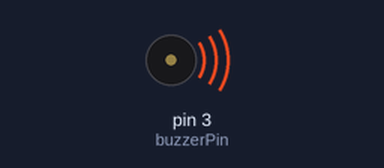
Simulated run of this sketch. Board: Arduino Uno, built with avr-gcc and run on an emulated ATmega328P. Shown: buzzer (waves = sounding).

Above: at 0.1 s.
At 2.9 s:
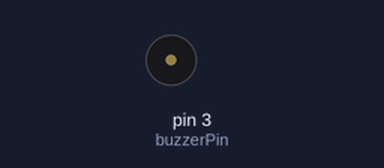
Timing chart, 0 to 3.7 s (numbered marks = the images above):
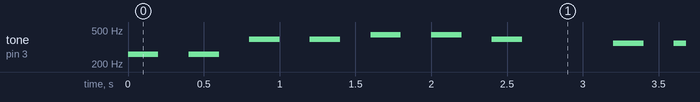

Measured:
- by itself, tone on pin 3 (buzzerPin): plays 261 Hz for 0.20 s, 261 Hz for 0.20 s, 392 Hz for 0.20 s, 392 Hz for 0.20 s, 440 Hz for 0.20 s, 440 Hz for 0.20 s … (285 notes in this stretch)

The sketch:

006-Twinklelilstar.ino
```cpp
int number;
int buzzerPin=3;
int wait=200;
int longwait=wait*3;
int j;
int Do=261;
int Re=293;
int Mi=329;
int Fa=349;
int Sol=392;
int La=440;
int Si=493;
int Do2=522;
void setup() {
  // put your setup code here, to run once:
  pinMode(buzzerPin, OUTPUT);
  Serial.begin(9600);
}

void loop() {
  // put your main code here, to run repeatedly:
  tone(buzzerPin, Do);
  delay(wait);
  noTone(buzzerPin);
  delay(wait);

  tone(buzzerPin, Do);
  delay(wait);
  noTone(buzzerPin);
  delay(wait);

  tone(buzzerPin, Sol);
  delay(wait);
  noTone(buzzerPin);
  delay(wait);

  tone(buzzerPin, Sol);
  delay(wait);
  noTone(buzzerPin);
  delay(wait);

  tone(buzzerPin, La);
  delay(wait);
  noTone(buzzerPin);
  delay(wait);

  tone(buzzerPin, La);
  delay(wait);
  noTone(buzzerPin);
  delay(wait);

  tone(buzzerPin, Sol);
  delay(wait);
  noTone(buzzerPin);
  delay(longwait);

  tone(buzzerPin, Fa);
  delay(wait);
  noTone(buzzerPin);
  delay(wait);

  tone(buzzerPin, Fa);
  delay(wait);
  noTone(buzzerPin);
  delay(wait);

  tone(buzzerPin, Mi);
  delay(wait);
  noTone(buzzerPin);
  delay(wait);

  tone(buzzerPin, Mi);
  delay(wait);
  noTone(buzzerPin);
  delay(wait);

  tone(buzzerPin, Re);
  delay(wait);
  noTone(buzzerPin);
  delay(wait);

  tone(buzzerPin, Re);
  delay(wait);
  noTone(buzzerPin);
  delay(wait);

  tone(buzzerPin, Do);
  delay(wait);
  noTone(buzzerPin);
  delay(longwait);
}
```
